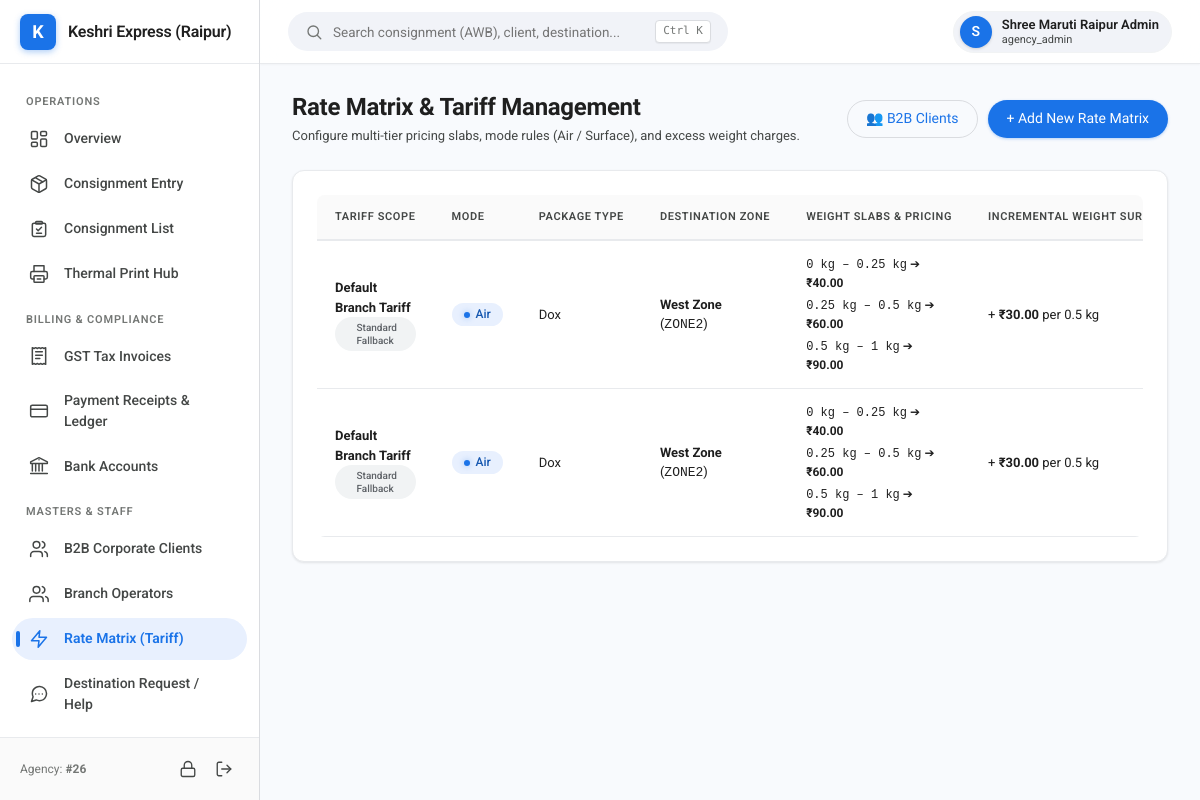
Page /tariffs (signed in) on the committed database.
### tables this page shows
CREATE TABLE tenants (
    id INTEGER PRIMARY KEY AUTOINCREMENT,
    uuid VARCHAR(64) UNIQUE NOT NULL,
    slug VARCHAR(64) UNIQUE NOT NULL,
    agency_code VARCHAR(32) UNIQUE NULL, -- Assigned upon KYC approval
    name VARCHAR(150) NOT NULL,
    trade_name VARCHAR(150),
    contact_person VARCHAR(100) NOT NULL,
    phone VARCHAR(20) NOT NULL,
    email VARCHAR(120) NOT NULL,
    address TEXT,
    city VARCHAR(100),
    state VARCHAR(100),
    pincode VARCHAR(10),
    pan_no VARCHAR(20),
    aadhaar_no VARCHAR(20),
    gstin VARCHAR(20),
    pan_doc_url VARCHAR(255),
    aadhaar_doc_url VARCHAR(255),
    rejection_reason TEXT NULL,
    status VARCHAR(20) DEFAULT 'pending_otp', -- pending_otp, pending_kyc, active, suspended, expired, rejected
    validity_start DATE,
    validity_end DATE,
    logo_url VARCHAR(255),
    brand_color VARCHAR(20) DEFAULT '#1a73e8',
    created_at DATETIME DEFAULT CURRENT_TIMESTAMP
, plan_type VARCHAR(30) DEFAULT 'Yearly', plan_price REAL DEFAULT 12000.0, grace_period_days INTEGER DEFAULT 7);

CREATE TABLE tariffs (
    id INTEGER PRIMARY KEY AUTOINCREMENT,
    tenant_id INTEGER NOT NULL,
    client_id INTEGER NULL, -- NULL = Agency Default Tariff
    send_by VARCHAR(20) NOT NULL, -- Air, Surface
    mode VARCHAR(20) NOT NULL, -- Dox, Non-Dox
    zone_id INTEGER NOT NULL,
    additional_weight_step REAL DEFAULT 0.5, -- in KG
    additional_weight_rate REAL DEFAULT 30.0, -- in Rs
    created_at DATETIME DEFAULT CURRENT_TIMESTAMP,
    FOREIGN KEY (tenant_id) REFERENCES tenants(id),
    FOREIGN KEY (client_id) REFERENCES clients(id),
    FOREIGN KEY (zone_id) REFERENCES operational_zones(id)
);

CREATE TABLE operational_zones (
    id INTEGER PRIMARY KEY AUTOINCREMENT,
    code VARCHAR(30) UNIQUE NOT NULL,
    name VARCHAR(100) NOT NULL,
    description TEXT NULL,
    created_at DATETIME DEFAULT CURRENT_TIMESTAMP
);

CREATE TABLE tariff_slabs (
    id INTEGER PRIMARY KEY AUTOINCREMENT,
    tariff_id INTEGER NOT NULL,
    weight_from REAL NOT NULL,
    weight_to REAL NOT NULL,
    rate REAL NOT NULL,
    FOREIGN KEY (tariff_id) REFERENCES tariffs(id) ON DELETE CASCADE
);

### src/Views/tariffs/index.php (the view, shortened to what the rows shown need)
<?php
$activeNav = 'tariffs';
?>
<div class="page-header">
    <div>
        <h1 class="page-title">Rate Matrix & Tariff Management</h1>
        <p style="color:var(--text-secondary); font-size:13px; margin-top:4px;">
            Configure multi-tier pricing slabs, mode rules (Air / Surface), and excess weight charges.
        </p>
    </div>
    <div style="display:flex; gap:10px;">
        <a href="/clients" class="btn btn-outlined">👥 B2B Clients</a>
        <a href="/tariffs/new" class="btn btn-primary">+ Add New Rate Matrix</a>
    </div>
</div>
<div class="g-card">
    <div class="table-responsive">
        <table class="g-table">
            <thead>
                <tr>
                    <th>Tariff Scope</th>
                    <th>Mode</th>
                    <th>Package Type</th>
                    <th>Destination Zone</th>
                    <th>Weight Slabs & Pricing</th>
                    <th>Incremental Weight Surcharge</th>
                </tr>
            </thead>
            <tbody>
                <?php foreach ($tariffs as $t): ?>
                    <tr>
                        <td>
                            <?php if ($t['client_id']): ?>
                                <div style="font-weight:500; color:var(--google-blue);">
                                    <?= htmlspecialchars($t['client_name']) ?> (#<?= htmlspecialchars($t['client_code']) ?>)
                                </div>
                                <span class="g-chip chip-info" style="font-size:10px;">Contract Client Rate</span>
                            <?php else: ?>
                                <strong>Default Branch Tariff</strong>
                                <span class="g-chip" style="font-size:10px; background:#f1f3f4; color:#5f6368;">Standard Fallback</span>
                            <?php endif; ?>
                        </td>
                        <td>
                            <span class="g-chip <?= $t['send_by'] === 'Air' ? 'chip-info' : 'chip-warning' ?>">
                                <?= htmlspecialchars($t['send_by']) ?>
                            </span>
                        </td>
                        <td><?= htmlspecialchars($t['mode']) ?></td>
                        <td><strong><?= htmlspecialchars($t['zone_name']) ?></strong> (<code><?= htmlspecialchars($t['zone_code']) ?></code>)</td>
                        <td>
                            <div style="display:flex; flex-direction:column; gap:4px; font-size:12px;">
                                <?php foreach ($t['slabs'] as $slab): ?>
                                    <div>
                                        <code><?= $slab['weight_from'] ?> kg – <?= $slab['weight_to'] ?> kg</code> ➔
                                        <strong>₹<?= number_format($slab['rate'], 2) ?></strong>
                                    </div>
                                <?php endforeach; ?>
                            </div>
                        </td>
                        <td>
                            <div>
                                + <strong>₹<?= number_format($t['additional_weight_rate'], 2) ?></strong> per <?= $t['additional_weight_step'] ?> kg
                            </div>
                        </td>
                    </tr>
                <?php endforeach; ?>
            </tbody>
        </table>
    </div>
</div>
<?php
$content = ob_get_clean();
require ROOT_PATH . '/src/Views/layout.php';
?>

### src/Views/layout.php (shortened to what the rows shown need)
<?php
$isSuperAdmin = TenantContext::isSuperAdmin();
$tenant = TenantContext::getTenant();
$brandName = TenantContext::getTenantName();
$currentUser = Auth::user();
?>
<!DOCTYPE html>
<html lang="en">
<head>
    <link rel="stylesheet" href="/assets/css/google-theme.css">
</head>
<body>
<div class="app-layout">
    <aside class="sidebar">
        <div class="sidebar-header">
            <div class="sidebar-logo-icon">
                <?= strtoupper(substr($brandName, 0, 1)) ?>
            </div>
            <div class="sidebar-title" title="<?= htmlspecialchars($brandName) ?>">
                <?= htmlspecialchars($brandName) ?>
            </div>
        </div>
        <nav class="sidebar-nav">
            <?php if ($isSuperAdmin): ?>
                <div class="nav-section-title">Control Plane</div>
                <a href="/" class="nav-item <?= ($activeNav ?? '') === 'dashboard' ? 'active' : '' ?>">
                    <span class="nav-icon"><?= Icon::svg('dashboard') ?></span> Dashboard
                </a>
                <a href="/admin/agencies" class="nav-item <?= ($activeNav ?? '') === 'agencies' ? 'active' : '' ?>">
                    <span class="nav-icon"><?= Icon::svg('agencies') ?></span> Agency Franchises
                </a>
                <a href="/admin/subscriptions" class="nav-item <?= ($activeNav ?? '') === 'subscriptions' ? 'active' : '' ?>">
                    <span class="nav-icon"><?= Icon::svg('receipt-tax') ?></span> Plans & Subscriptions
                </a>
                <a href="/admin/courier-apis" class="nav-item <?= ($activeNav ?? '') === 'courier_apis' ? 'active' : '' ?>">
                    <span class="nav-icon"><?= Icon::svg('truck') ?></span> Courier APIs Gateway
                </a>
                <a href="/admin/kyc" class="nav-item <?= ($activeNav ?? '') === 'kyc' ? 'active' : '' ?>">
                    <span class="nav-icon"><?= Icon::svg('kyc') ?></span> KYC Verification
                </a>
                <a href="/admin/destinations" class="nav-item <?= ($activeNav ?? '') === 'destinations' ? 'active' : '' ?>">
                    <span class="nav-icon"><?= Icon::svg('destinations') ?></span> Master Destinations
                </a>
                <a href="/admin/tickets" class="nav-item <?= ($activeNav ?? '') === 'tickets' ? 'active' : '' ?>">
                    <span class="nav-icon"><?= Icon::svg('tickets') ?></span> Support & City Requests
                </a>
                <a href="/admin/invoices" class="nav-item <?= ($activeNav ?? '') === 'invoices' ? 'active' : '' ?>">
                    <span class="nav-icon"><?= Icon::svg('reports') ?></span> Consolidated Reports
                </a>
            <?php else: ?>
                <div class="nav-section-title">Operations</div>
                <a href="/" class="nav-item <?= ($activeNav ?? '') === 'dashboard' ? 'active' : '' ?>">
                    <span class="nav-icon"><?= Icon::svg('dashboard') ?></span> Overview
                </a>
                <a href="/bookings/new" class="nav-item <?= ($activeNav ?? '') === 'book' ? 'active' : '' ?>">
                    <span class="nav-icon"><?= Icon::svg('book') ?></span> Consignment Entry
                </a>
                <a href="/bookings" class="nav-item <?= ($activeNav ?? '') === 'bookings' ? 'active' : '' ?>">
                    <span class="nav-icon"><?= Icon::svg('bookings') ?></span> Consignment List
                </a>
                <a href="/print-labels" class="nav-item <?= ($activeNav ?? '') === 'print' ? 'active' : '' ?>">
                    <span class="nav-icon"><?= Icon::svg('print') ?></span> Thermal Print Hub
                </a>
                <div class="nav-section-title">Billing & Compliance</div>
                <a href="/invoices" class="nav-item <?= ($activeNav ?? '') === 'invoices' ? 'active' : '' ?>">
                    <span class="nav-icon"><?= Icon::svg('invoices') ?></span> GST Tax Invoices
                </a>
                <a href="/payments" class="nav-item <?= ($activeNav ?? '') === 'payments' ? 'active' : '' ?>">
                    <span class="nav-icon"><?= Icon::svg('payments') ?></span> Payment Receipts & Ledger
                </a>
                <a href="/bank-accounts" class="nav-item <?= ($activeNav ?? '') === 'bank' ? 'active' : '' ?>">
                    <span class="nav-icon"><?= Icon::svg('bank') ?></span> Bank Accounts
                </a>
                <div class="nav-section-title">Masters & Staff</div>
                <a href="/clients" class="nav-item <?= ($activeNav ?? '') === 'clients' ? 'active' : '' ?>">
                    <span class="nav-icon"><?= Icon::svg('clients') ?></span> B2B Corporate Clients
                </a>
                <a href="/operators" class="nav-item <?= ($activeNav ?? '') === 'operators' ? 'active' : '' ?>">
                    <span class="nav-icon"><?= Icon::svg('operators') ?></span> Branch Operators
                </a>
                <a href="/tariffs" class="nav-item <?= ($activeNav ?? '') === 'tariffs' ? 'active' : '' ?>">
                    <span class="nav-icon"><?= Icon::svg('tariffs') ?></span> Rate Matrix (Tariff)
                </a>
                <a href="/tickets" class="nav-item <?= ($activeNav ?? '') === 'tickets' ? 'active' : '' ?>">
                    <span class="nav-icon"><?= Icon::svg('tickets') ?></span> Destination Request / Help
                </a>
                <a href="/change-password" class="nav-item <?= ($activeNav ?? '') === 'changepwd' ? 'active' : '' ?>">
                </a>
            <?php endif; ?>
        </nav>
        <div class="sidebar-footer">
            <div style="font-size:12px; color:var(--text-tertiary);">
                <?= $isSuperAdmin ? 'Super Admin Mode' : 'Agency: <strong>#' . htmlspecialchars($tenant['agency_code'] ?? 'N/A') . '</strong>' ?>
            </div>
            <div style="display:flex; align-items:center; gap:6px;">
                <a href="/change-password" title="Change Password" style="color:var(--text-secondary); display:inline-flex; align-items:center; padding:6px; border-radius:6px; transition:var(--transition);"><?= Icon::svg('lock', '', 18) ?></a>
                <a href="/logout" title="Sign out" style="color:var(--text-secondary); display:inline-flex; align-items:center; padding:6px; border-radius:6px; transition:var(--transition);"><?= Icon::svg('logout', '', 18) ?></a>
            </div>
        </div>
    </aside>
    <div class="main-wrapper">
        <header class="topbar">
            <div class="topbar-left">
                <div class="search-box">
                    <span><?= Icon::svg('search', '', 18) ?></span>
                    <input type="text" class="search-input" placeholder="Search consignment (AWB), client, destination...">
                    <span class="search-shortcut">Ctrl K</span>
                </div>
            </div>
            <div class="topbar-actions">
                <div class="user-badge">
                    <div class="user-avatar">
                        <?= strtoupper(substr($currentUser['name'] ?? 'U', 0, 1)) ?>
                    </div>
                    <div style="font-size:13px; line-height:1.2;">
                        <div style="font-weight:600;"><?= htmlspecialchars($currentUser['name'] ?? 'User') ?></div>
                        <div style="font-size:11px; color:var(--text-secondary);"><?= htmlspecialchars($currentUser['role'] ?? 'staff') ?></div>
                    </div>
                </div>
            </div>
        </header>
        <main class="page-container">
            <?= $content ?? '' ?>
        </main>
    </div>
</div>
</body>
</html>

### rows in the picture
tenants: name "K", name "Keshri Express (Raipur)", agency_code "26"
tariffs: shows "Default Branch Tariff", send_by "Air", mode "Dox", zone.name "West Zone", zone.code "ZONE2", additional_weight_rate "30.00", additional_weight_step "0.5"
tariff_slabs: weight_from "0", weight_to "0.25", rate "40.00"
tariff_slabs: weight_from "0.25", weight_to "0.5", rate "60.00"
tariff_slabs: weight_from "0.5", weight_to "1", rate "90.00"

### other values in the picture
substr($currentUser['name'] ?? 'U', 0, 1) "S"
$currentUser['name'] "Shree Maruti Raipur Admin"
$currentUser['role'] "agency_admin"
